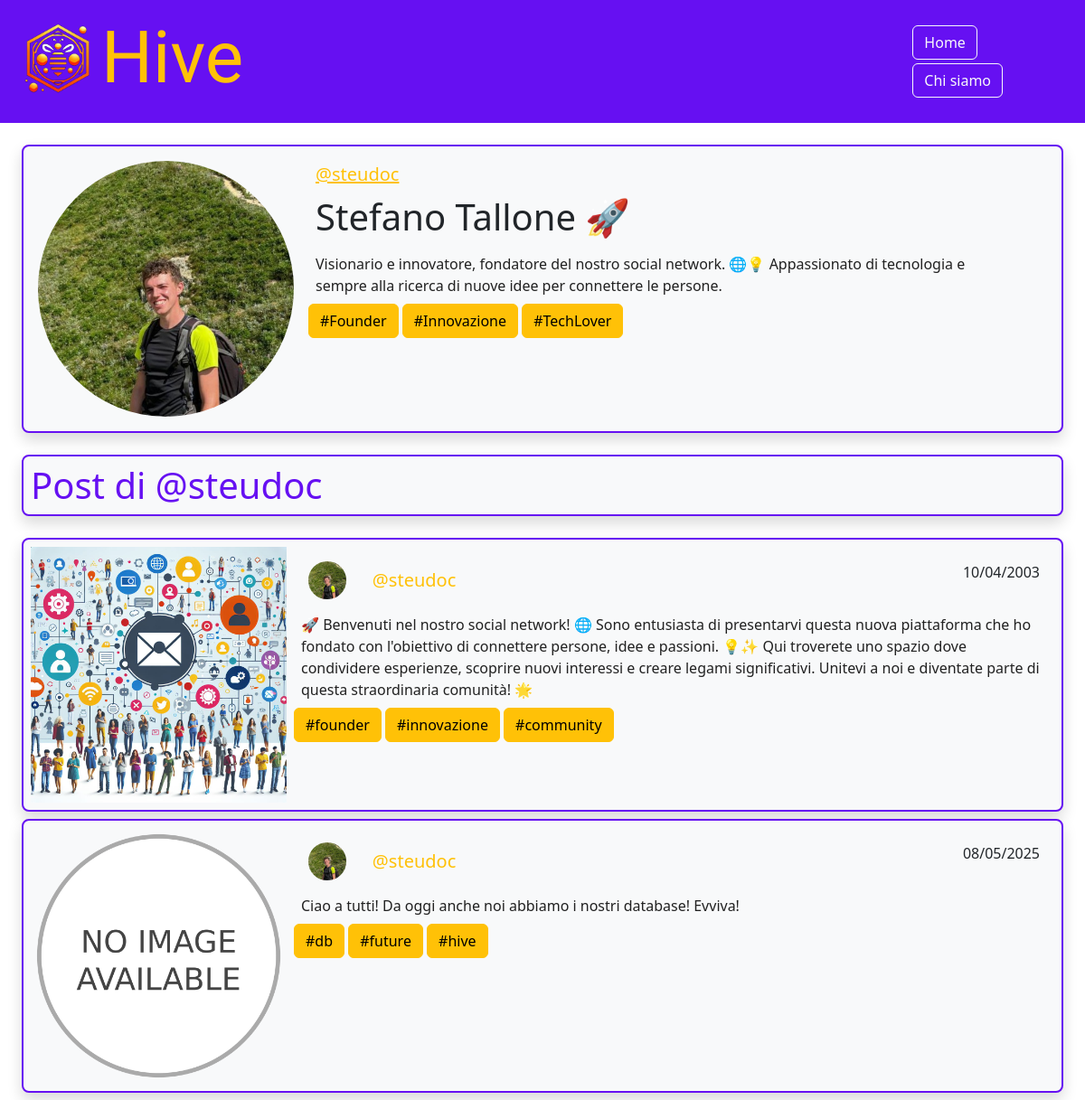
Page /user/steudoc on the committed database.
### tables this page shows
CREATE TABLE "UTENTI" (
	"id"	INTEGER NOT NULL UNIQUE,
	"username"	TEXT NOT NULL UNIQUE,
	"password"	TEXT NOT NULL,
	"immagine_profilo"	TEXT NOT NULL,
	"nome"	TEXT NOT NULL,
	"bio"	TEXT,
	"hashtags"	TEXT,
	PRIMARY KEY("id" AUTOINCREMENT)
);

CREATE TABLE "POSTS" (
	"id"	INTEGER NOT NULL UNIQUE,
	"data_pubblicazione"	TEXT NOT NULL,
	"testo"	TEXT NOT NULL,
	"immagine_post"	TEXT,
	"id_utente"	INTEGER NOT NULL,
	"hashtags"	TEXT,
	PRIMARY KEY("id" AUTOINCREMENT),
	FOREIGN KEY("id_utente") REFERENCES "UTENTI"("id")
);

### app.py (the view)
@app.route('/user/<username>')
def user(username):
    user_selected = utenti_dao.get_utente(username)
    posts_list = posts_dao.get_posts_by_user(user_selected['id'])
    return render_template('user.html', posts=posts_list, p_user=user_selected)

### app.py (called while the page is built)
@app.template_filter('format_date')
def format_date(date):
     date = datetime.strptime(date, "%Y-%m-%d").date()
     today = datetime.today().date()
     delta = today - date
     if delta.days == 0:
          return "Oggi"
     elif delta.days == 1:
          return "Ieri"
     elif delta.days < 7:
          return f"{delta.days} giorni fa"
     elif delta.days < 30:
          weeks = delta.days // 7
          return f"{weeks} settiman{'e' if weeks > 1 else 'a'} fa"
     else:
          return date.strftime("%d/%m/%Y")

### posts_dao.py (called while the page is built)
def get_posts_by_user(user_id):
    sql = """
    SELECT p.*, u.username, u.immagine_profilo
    FROM posts p
    JOIN utenti u ON p.id_utente = u.id
    WHERE p.id_utente = ?
    """
    conn = sqlite3.connect('database.db')
    conn.row_factory = sqlite3.Row
    cursor = conn.cursor()
    cursor.execute(sql, (user_id,))
    posts = cursor.fetchall()
    conn.close()
    return posts

### utenti_dao.py (called while the page is built)
def get_utente(username):
    sql = "SELECT * FROM utenti WHERE username = ?"
    conn = sqlite3.connect('database.db')
    conn.row_factory = sqlite3.Row  # Enable row factory to access columns by name
    cursor = conn.cursor()
    cursor.execute(sql, (username,))
    utente = cursor.fetchone()
    conn.close()
    return utente

### templates/user.html (shortened to what this page needs)
{% extends "base.html" %}
{% block nav %}
    <a href="{{ url_for('home') }}" class="btn btn-outline-light">Home</a>
    <a href="{{ url_for('about') }}" class="btn btn-outline-light">Chi siamo</a>
{% endblock %}
{% block content %}
    <div class="main p-2 bg-body-tertiary rounded-3 shadow mx-4">
        <article class="articleclass col-12 d-flex flex-wrap">
            <img class="profile_photo col-sm-6 col-md-5 col-lg-3" src="{{ p_user.immagine_profilo }}" alt="profile_photo">
            <section class="sectionclass col-sm-5 col-md-6 col-lg-8">
                <div>
                    <div class="profile_info ml-2">
                        <a class="profile" href="">@{{ p_user.username }}</a>
                    </div>
                </div>
                <h1 class="m-2">{{ p_user.nome }}</h1>
                <p class="paragraph mb-0">{{ p_user.bio }}</p>
                <p class="hashtags mb-0">
                    {% for hashtag in p_user.hashtags.split(',') %}
                        <a href="#" class="btn btn-warning mb-1">#{{ hashtag.strip() }}</a>
                    {% endfor %}
                </p>
            </section>
        </article>
    </div>
    <div class="main m-4 bg-body-tertiary rounded-3 shadow">
        <h1 class="purple m-2">Post di @{{ p_user.username }}</h1>
    </div>
    <div class="col-sm-12 px-4">
        {% for post in posts %}
            <div class="main p-2 bg-body-tertiary rounded-3 shadow">
                <article class="articleclass col-12 d-flex flex-wrap">
                    <div class="photo col-sm-12 col-md-6 col-lg-3">
                        <a href="{{ url_for('post', post_id=post.id) }}" class="d-flex text-decoration-none">
                            <img class="photo" src="{{ post.immagine_post }}" alt="post_photo">
                        </a>
                    </div>
                    <section class="sectionclass col-sm-12 col-md-6 col-lg-9">
                        <div>
                            <div class="profile_info">
                                <a class="profile text-decoration-none" href="{{ url_for('user', username=post.username) }}">
                                    <img class="profile_photo" src="{{ post.immagine_profilo }}" alt="profile_photo">
                                </a>
                                <a class="profile text-decoration-none" href="{{ url_for('user', username=post.username) }}">@{{ post.username }}</a>
                            </div>
                            <p class="days">{{ post.data_pubblicazione|format_date }}</p>
                        </div>
                        <p class="paragraph mb-0">{{ post.testo }}</p>
                        <p class="hashtags mb-0">
                            {% for hashtag in post.hashtags.split(',') %}
                                <a href="#" class="btn btn-warning mb-1">#{{ hashtag.strip() }}</a>
                            {% endfor %}
                        </p>
                    </section>
                </article>
            </div>
        {% endfor %}
    </div>
{% endblock %}

### static/css/styles.css (style rules this page uses)
body { font-family: Roboto, sans-serif; }
.main { border-color:#6610f2; border-width: 2px; border-style: solid; margin-bottom: 0.5rem; }
.photo { height: 100%; width: 100%; }
.sectionclass { padding: 0.5rem; }
.sectionclass>div { display: flex; flex-direction: row; justify-content: space-between; }
.profile_info { width: 50%; }
.profile_photo { margin: 0.5rem; width: 10%; vertical-align: middle; border-radius: 50%; }
.profile { margin: 0.5rem; font-size: 1.25rem; vertical-align: middle; color: #FFC107; }
.days { margin: 0.5rem; text-align: right; vertical-align: middle; }
.paragraph { display: block; padding: 0.5rem; color: #212121; }
* { box-sizing: border-box; }
.purple { color: #6610f2; }

### rows in the picture
UTENTI: immagine_profilo (picture), username "steudoc", nome "Stefano Tallone 🚀", bio "Visionario e innovatore, fondatore del nostro social network. 🌐💡 Appassionato di tecnologia e sempre alla ricerca di nuove idee per connettere le persone."
POSTS: immagine_post (picture), immagine_profilo (picture), username "steudoc", data_pubblicazione "10/04/2003", testo "🚀 Benvenuti nel nostro social network! 🌐 Sono entusiasta di presentarvi questa nuova piattaforma che ho fondato con l'obiettivo di connettere persone, idee e passioni. 💡✨ Qui troverete uno spazio dove condividere esperienze, scoprire nuovi interessi e creare legami significativi. Unitevi a noi e diventate parte di questa straordinaria comunità! 🌟", strip "founder" "innovazione" "community"
POSTS: immagine_post (placeholder picture), immagine_profilo (picture), username "steudoc", data_pubblicazione "08/05/2025", testo "Ciao a tutti! Da oggi anche noi abbiamo i nostri database! Evviva!", strip "db" "future" "hive"

### other values in the picture
{{ hashtag.strip() }} "Founder" "Innovazione" "TechLover"
